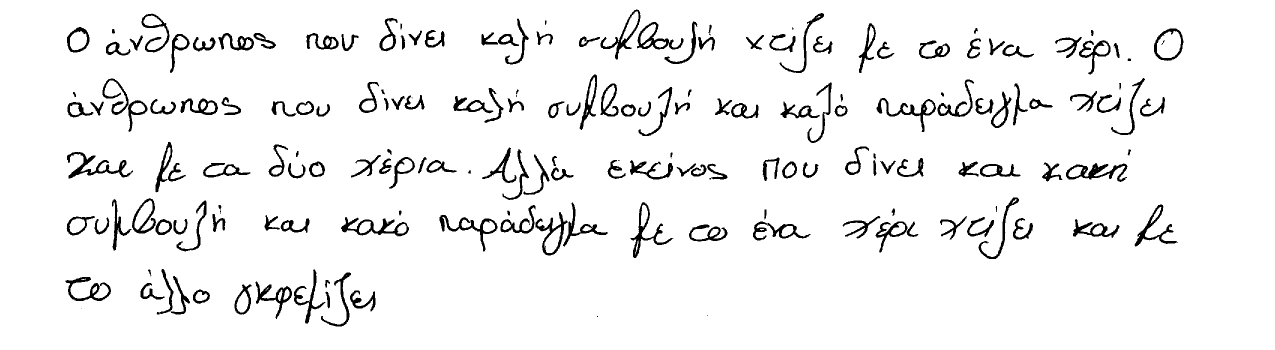
#> input picture icdar2013_benchmarking_dataset/004_4.tif, 2550 x 699 px (shown at 1/2 size); its folder holds only this picture in this run
$ jupyter execute --allow-errors feat_ex.ipynb
#> lines starting #> are read from the running program, lines starting #| are printed output that depends on the picture; after the words box and inside, x2 and y2 are one past the last pixel; in counts of white or black regions, pixels touching at a corner belong together
### Implementation: Writer Identification using GMM-UBM supervectors

[cell 1]
import cv2
import numpy as np
import matplotlib.pyplot as plt
from sklearn import preprocessing
import scipy.spatial.distance as spdistance
import os
from sklearn import mixture
import math
import copy
import gzip
import pickle

[cell 2]
### First step is to extract the features using ROOT_SIFT
class FeatureEx():

    def __init__(self):
        self.sift = cv2.xfeatures2d.SIFT_create()

    def extract(self, img):
        keypoints, img_features = self.sift.detectAndCompute(img, None)
        return keypoints, img_features

    #### For computing ROOT_SIFT feature
    def compute(self, img):
        img = cv2.imread(img, cv2.IMREAD_GRAYSCALE)
        if img is None:
            return "No image"

        kpts, descriptors = self.extract(img)

        ## Hellinger normalization
        descriptors += np.finfo(np.float32).eps
        descriptors /= np.sum(descriptors, axis=1)[:, np.newaxis]
        descriptors = np.sqrt(descriptors)

        return (kpts, descriptors)

#> (a cell that did not finish here is left out)

[cell 4]
def get_feature_matrix(path, max_desc=150000, max_desc_per_file=150):
    'path denotes the path to the image files'
#> called with path = '../icdar2013_benchmarking_dataset/', max_desc = 150000, max_desc_per_file = 150
    fEx = FeatureEx() #creating Feature extraction object

    directory = path

    # features is a matrix of features(row-wise)
    features = np.asarray(())

    for file in os.listdir(directory):
        print (file)
        if file.endswith(".tif"):
            print(os.path.join(directory, file))
            filePath = os.path.join(directory, file)

            kpts, descriptors = fEx.compute(filePath)
#> in compute (call 2), `img = cv2.imread(img, cv2.IMREAD_GRAYSCALE)`: img: shape (699, 2550); 94.6% white; 189 black regions (13 under 20 px), largest, box (x1, y1, x2, y2) and area: (134, 304, 263, 357) 1781, (2132, 326, 2255, 364) 1724, (682, 434, 818, 473) 1707
#> in extract, `keypoints, img_features = self.sift.detectAndCompute(img, None)`: keypoints = 3697 keypoints; strongest (x, y, size): (1420, 357, 2.1), (2259, 119, 4), (2092, 351, 2), (440, 413, 4.3)
#> in compute (call 2), `kpts, descriptors = self.extract(img)`: kpts has the same summary as keypoints in extract
#> kpts has the same summary as keypoints in extract
            if descriptors.shape[0] > max_desc_per_file:
                'select the random max_desc_per_file from the descriptors'
                idx = np.random.randint(descriptors.shape[0], size=max_desc_per_file)
                descriptors = descriptors[idx, :]

            if features.size == 0:
                features = descriptors
            else:
                if features.shape[0] + descriptors.shape[0] <= max_desc:
                    features = np.vstack((features, descriptors))
                else:
                    break
        else:
            continue

    return features

[cell 5]
def compute_gmm_params(features):
    'features is a matrix of features(row-wise) to train gmm model'

    ## using default number of clusters = 100 as is used in paper
    gmm = mixture.GaussianMixture(n_components=100, covariance_type='diag')
    gmm.fit(features)

    return gmm

[cell 6]
# Let max_desc = 150000 for training ubm
# And max_desc_per_file = max_desc/no_of_files = 150000/1000 in this case
features = get_feature_matrix('../icdar2013_benchmarking_dataset/')
gmm = compute_gmm_params(features)

[cell 7]
def adaptMAP(data, gmm, posteriors, relevance = 16, update='wmc'):

    """
    Adapt new data to a given gmm with a specific
    relevance factor.
    Reference: D.A.Reynolds et al. 'Speaker Verification Using Adapted Gaussian
    Mixture Models'
    """

    sum_post = np.sum(posteriors, axis=0) # (N_component x ,)

    nd = len(gmm.weights_) # number of components / gaussians
    fd = data.shape[1] # feature dimension

    data_square = data * data

    def loop(i):
        means_ = posteriors[:,i].reshape(1,-1).dot(data)
        covs_ = posteriors[:,i].reshape(1,-1).dot(data_square)
        return means_, covs_

    means, covs = zip( *map(loop, range(nd)))

    means = np.array(means).reshape(nd, fd)
    covs = np.array(covs).reshape(nd,fd)

    # add some small number
    means += np.finfo(float).eps
    covs += np.finfo(float).eps

    # normalize them
    means /= sum_post.reshape(-1,1) + np.finfo(float).eps
    covs /= sum_post.reshape(-1,1) + np.finfo(float).eps

    # now combine the two estimates using the relevance factor
    # i.e. interpolation controlled by relevance factor
    def combine(i):
        alpha = sum_post[i] / (sum_post[i] + relevance)

        # update priors
        if 'w' in update:
            weights_ = ( (alpha * sum_post[i]) / float(len(data)) ) \
                    + ( (1.0 - alpha) * gmm.weights_[i] )
        else:
            weights_ = copy.deepcopy(gmm.weights_[i])

        # update means
        if 'm' in update:
            means_ = alpha * means[i] \
                    + ( (1.0 -alpha) * gmm.means_[i] )
        else:
            means_ = copy.deepcopy(gmm.means_[i])
        # update covariance matrix
        if 'c' in update:
            covs_ = alpha * covs[i] \
                    + (1.0 - alpha) * (gmm.covariances_[i] + \
                                       gmm.means_[i] * gmm.means_[i])\
                    - (means_ * means_) # careful, this is means_ not means_[i],
                                        # since we are in that specific
                                        # component computation already!
        else:
            covs_ = copy.deepcopy(gmm.covariances_[i])

        return weights_, means_, covs_

    weights, means, covs = zip( *map(combine, range(nd)) )

    weights = np.array(weights)
    means = np.array(means)
    covs = np.array(covs)

    # let weights sum to 1
    if 'w' in update:
        weights /= weights.sum() + np.finfo(float).eps

    # create new mixture
    adapted_gmm = mixture.GaussianMixture(nd)
    # and assign mean, cov, priors to it
    adapted_gmm.weights_ = weights
    adapted_gmm.means_ = means
    adapted_gmm.covariances_ = covs
    # adapted_gmm._set_covariances( covs ) # this variant checks the covariances


    return adapted_gmm

[cell 8]
def supervectorStacking(gmm, update='wmc'):
    """
    form supervector, optionally normalize each component
    """

    enc = []

    if 'm' in update:
        enc_m = gmm.means_
        enc.append(enc_m.reshape(1,-1))

    if 'c' in update:
        enc_c = gmm.covariances_
        enc.append(enc_c.reshape(1,-1))

    if 'w' in update:
        enc_w = gmm.weights_
        enc.append(enc_w.reshape(1,-1))

    enc = np.concatenate(enc, axis=1)

    # Normalize enc
    enc = np.sqrt(enc)
    enc = preprocessing.normalize(enc)

    return enc

[cell 9]
def supervector(gmm, features, posteriors, relevance=16, update='wmc'):
    'Returns stacked supervector for the particular document'
    'features are the feature matrix of that particular document'
    scribe_gmm = adaptMAP(features, gmm, posteriors, relevance, update)

    return supervectorStacking(scribe_gmm, update)

[cell 10]
'''
    For adapting to a document W, calculate it's features
    and then using that features compute posteriors
    and then call supervector function to get the supervector corresponding to document W
'''

fEx = FeatureEx()
filePath = '../icdar2013_benchmarking_dataset/001_1.tif'
#> (the rest of this cell did not finish here and is left out)

[cell 11]
def ubm_adaptation(path, outDir, gmm):
    'path denotes the path to the image files'
    fEx = FeatureEx() # creating Feature extraction object

    directory = path

    # features is a matrix of features(row-wise)

    for file in os.listdir(directory):
        print (file)
        if file.endswith(".tif"):
            print(os.path.join(directory, file))
            fp = os.path.join(directory, file)
            print(fp)
            kpts, data = fEx.compute(fp)

            posteriors = gmm.predict_proba(data)
            enc = supervector(gmm, data, posteriors)
            print(enc)

            #### save the encoding in a folder outDir as pickle file
            fileName, file_ext = os.path.splitext(file)

            if not os.path.exists(outDir):
                os.makedirs(outDir)

            filepath = os.path.join(outDir, fileName + '.pkl.gz')
            print(filepath)
            with gzip.open(filepath, 'wb') as f:
                print(f)
                pickle.dump(enc, f, -1)

        else:
            continue

#> (a cell that did not finish here is left out)


[cell 13]
file = '001_1.tif'
fileName, file_ext = os.path.splitext(file)
print(fileName)
# [8 lines of commented-out code are left out]

[cell 14]
ubm_adaptation('../icdar2013_benchmarking_dataset/', '../outTrainVoc', gmm)
#> call 2 of ubm_adaptation, with path = '../icdar2013_benchmarking_dataset/', outDir = '../outTrainVoc'
#> in ubm_adaptation (call 2), `kpts, data = fEx.compute(fp)`: kpts has the same summary as keypoints in extract
#> in ubm_adaptation (call 2), `posteriors = gmm.predict_proba(data)`:
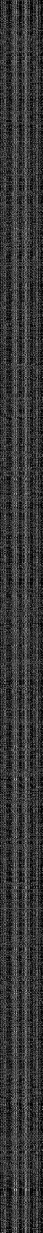
#> data: shape (3697, 128) float32 (shown at 1/3 size); min 5.01e-06, max 0.281, mean 0.0598; drawn with min black and max white
#> in adaptMAP, `sum_post = np.sum(posteriors, axis=0)`: sum_post = 100 values, max 1569.1 at index 64, min 1 at index 0, mean 36.97
#> in adaptMAP, `data_square = data * data`:
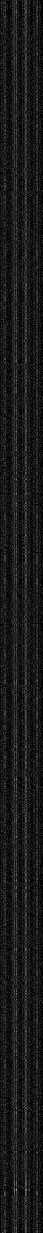
#> data_square: shape (3697, 128) float32 (shown at 1/3 size); min 2.51e-11, max 0.0791, mean 0.00781; drawn with min black and max white
#> in adaptMAP, `means, covs = zip( *map(loop, range(nd)))`: means = 100 items
#> in adaptMAP, `means = np.array(means).reshape(nd, fd)`:
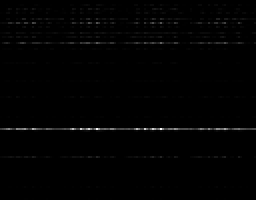
#> means: shape (100, 128) float64 (shown 2 times larger); min 5.03e-06, max 249.7, mean 2.2
#> in adaptMAP, `means /= sum_post.reshape(-1,1) + np.finfo(float).eps`:
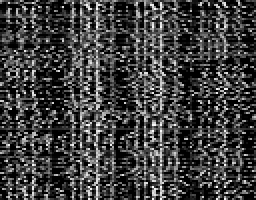
#> means: shape (100, 128) float64 (shown 2 times larger); min 5.03e-06, max 0.248, mean 0.0613; drawn with min black and max white
#> in adaptMAP, `covs /= sum_post.reshape(-1,1) + np.finfo(float).eps`:
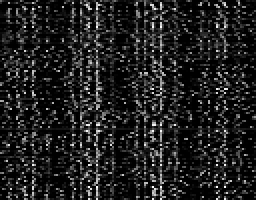
#> covs: shape (100, 128) float64 (shown 2 times larger); min 2.53e-11, max 0.0618, mean 0.00781; drawn with min black and max white
#> in combine, `alpha = sum_post[i] / (sum_post[i] + relevance)`: alpha = 0.0588
#> in combine, `weights_ = ( (alpha * sum_post[i]) / float(len(data)) ) \ + ( (1.0 - a..`: weights_ = 0.00629
#> in combine, `means_ = alpha * means[i] \ + ( (1.0 -alpha) * gmm.means_[i] )`: means_ = 128 values, max 0.168 at index 10, min 5.49e-06 at index 6, mean 0.0721
#> in combine, `covs_ = alpha * covs[i] \ + (1.0 - alpha) * (gmm.covariances_[i] + \ g..`: covs_ = 128 values, max 9.42e-07 at index 102, min 9.4e-07 at index 119, mean 9.41e-07
#> in adaptMAP, `weights, means, covs = zip( *map(combine, range(nd)) )`: weights = 100 values, max 0.42 at index 64, min 0.00599 at index 10, mean 0.0153
#> in adaptMAP, `covs = np.array(covs)`:
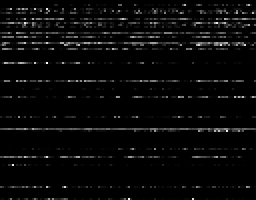
#> covs: shape (100, 128) float64 (shown 2 times larger); min 7.72e-08, max 0.00862, mean 0.000311; drawn with min black and max white
#> in adaptMAP, `weights /= weights.sum() + np.finfo(float).eps`: weights = 100 values, max 0.274 at index 64, min 0.0039 at index 10, mean 0.01
#> in adaptMAP, `adapted_gmm.weights_ = weights`: adapted_gmm.weights_ has the same summary as weights
#> in supervectorStacking, `enc_w = gmm.weights_`: enc_w has the same summary as weights in adaptMAP
#> (printed output is left out)

$ run again, on icdar2013_benchmarking_dataset/015_1.tif
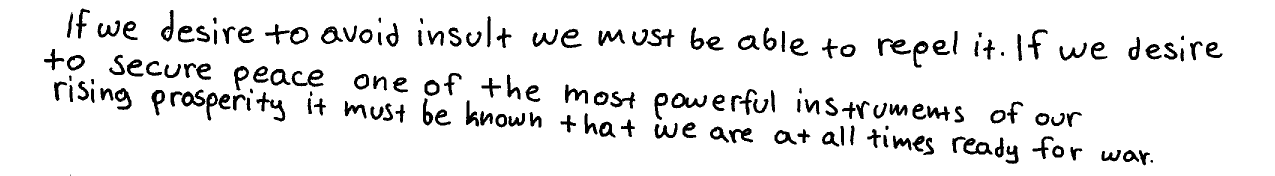
#> input picture icdar2013_benchmarking_dataset/015_1.tif, 2550 x 351 px (shown at 1/2 size)
#> img: shape (351, 2550); 92.3% white; 168 black regions (2 under 20 px), largest, box (x1, y1, x2, y2) and area: (1756, 77, 1822, 112) 946, (1343, 186, 1414, 217) 924, (1926, 276, 1985, 309) 885
#> keypoints = 2014 keypoints; strongest (x, y, size): (2303, 322, 3.4), (1774, 255, 4.9), (2365, 76, 4.9), (503, 182, 4.8)
#> in compute (call 2), `kpts, descriptors = self.extract(img)`: kpts has the same summary as keypoints in extract
#> in get_feature_matrix, `kpts, descriptors = fEx.compute(filePath)`: kpts has the same summary as keypoints in extract
#> in ubm_adaptation (call 2), `kpts, data = fEx.compute(fp)`: kpts has the same summary as keypoints in extract
#> sum_post = 100 values, max 1060 at index 21, min 1 at index 1, mean 20.14
#> in adaptMAP, `data_square = data * data`:
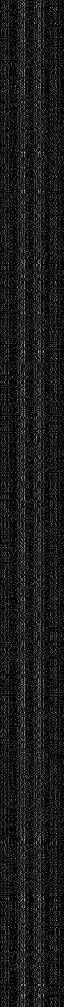
#> data_square: shape (2014, 128) float32 (shown at 1/2 size); min 2.8e-11, max 0.0758, mean 0.00781; drawn with min black and max white
#> in adaptMAP, `means, covs = zip( *map(loop, range(nd)))`: means = 100 items
#> alpha = 0.238
#> weights_ = 0.0158
#> means_ = 128 values, max 0.206 at index 43, min 6.22e-06 at index 0, mean 0.0602
#> covs_ = 128 values, max 0.00651 at index 108, min 7.62e-07 at index 0, mean 0.000611
#> in adaptMAP, `weights, means, covs = zip( *map(combine, range(nd)) )`: weights = 100 values, max 0.519 at index 21, min 0.00604 at index 10, mean 0.0162
#> in adaptMAP, `covs = np.array(covs)`:
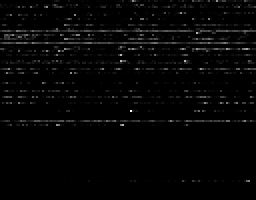
#> covs: shape (100, 128) float64 (shown 2 times larger); min 1.06e-07, max 0.0116, mean 0.000257; drawn with min black and max white
#> in adaptMAP, `weights /= weights.sum() + np.finfo(float).eps`: weights = 100 values, max 0.319 at index 21, min 0.00372 at index 10, mean 0.01
#> adapted_gmm.weights_ has the same summary as weights
#> enc_w has the same summary as weights in adaptMAP
#> (printed output is left out)

$ run again, on icdar2013_benchmarking_dataset/017_2.tif
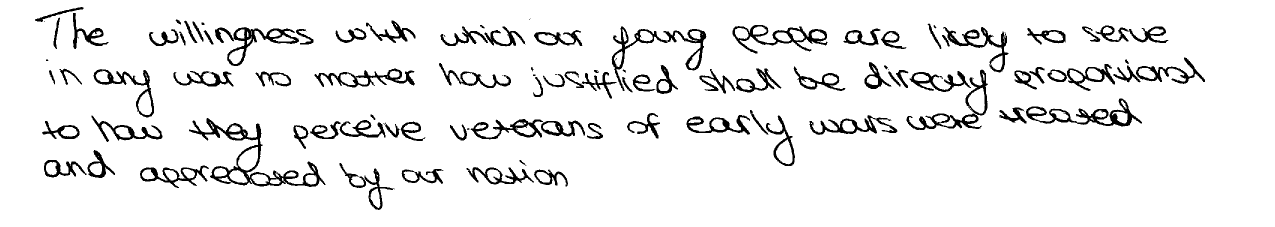
#> input picture icdar2013_benchmarking_dataset/017_2.tif, 2550 x 453 px (shown at 1/2 size)
#> img: shape (453, 2550); 92.9% white; 113 black regions (20 under 20 px), largest, box (x1, y1, x2, y2) and area: (378, 236, 651, 374) 5655, (1223, 53, 1413, 182) 3422, (2052, 197, 2284, 253) 3266
#> keypoints = 3374 keypoints; strongest (x, y, size): (2091, 66, 2.2), (94, 120, 2.6), (1117, 253, 2), (793, 51, 1.8)
#> in compute (call 2), `kpts, descriptors = self.extract(img)`: kpts has the same summary as keypoints in extract
#> in get_feature_matrix, `kpts, descriptors = fEx.compute(filePath)`: kpts has the same summary as keypoints in extract
#> in ubm_adaptation (call 2), `kpts, data = fEx.compute(fp)`: kpts has the same summary as keypoints in extract
#> sum_post = 100 values, max 1323 at index 31, min 1 at index 1, mean 33.74
#> in adaptMAP, `means, covs = zip( *map(loop, range(nd)))`: means = 100 items
#> in adaptMAP, `covs /= sum_post.reshape(-1,1) + np.finfo(float).eps`:
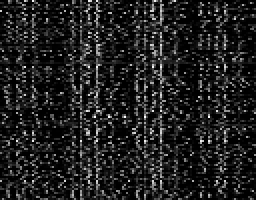
#> covs: shape (100, 128) float64 (shown 2 times larger); min 2.82e-11, max 0.0617, mean 0.00781; drawn with min black and max white
#> alpha = 0.696
#> weights_ = 0.0116
#> means_ = 128 values, max 0.245 at index 16, min 6.78e-06 at index 26, mean 0.0508
#> covs_ = 128 values, max 0.00612 at index 6, min 3.04e-07 at index 26, mean 0.000579
#> in adaptMAP, `weights, means, covs = zip( *map(combine, range(nd)) )`: weights = 100 values, max 0.388 at index 31, min 0.00599 at index 54, mean 0.0152
#> in adaptMAP, `covs = np.array(covs)`:
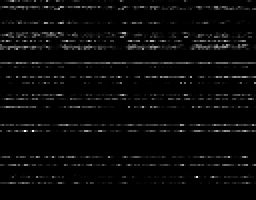
#> covs: shape (100, 128) float64 (shown 2 times larger); min 8.79e-08, max 0.00961, mean 0.00034; drawn with min black and max white
#> in adaptMAP, `weights /= weights.sum() + np.finfo(float).eps`: weights = 100 values, max 0.254 at index 31, min 0.00393 at index 54, mean 0.01
#> adapted_gmm.weights_ has the same summary as weights
#> enc_w has the same summary as weights in adaptMAP
#> (printed output is left out)

$ run again, on icdar2013_benchmarking_dataset/018_4.tif
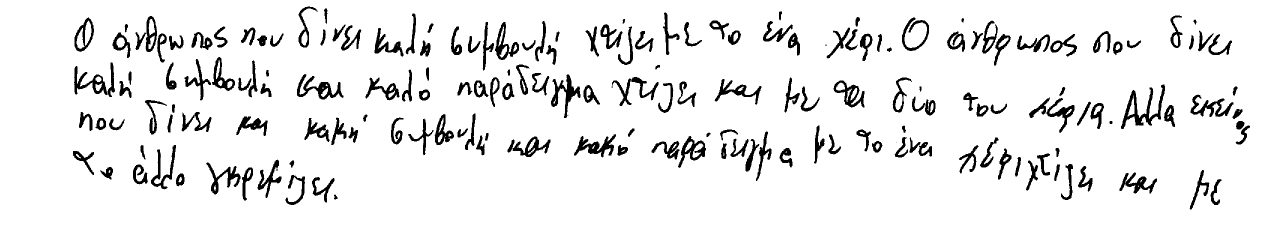
#> input picture icdar2013_benchmarking_dataset/018_4.tif, 2550 x 452 px (shown at 1/2 size)
#> img: shape (452, 2550); 92% white; 185 black regions (3 under 20 px), largest, box (x1, y1, x2, y2) and area: (2242, 169, 2330, 258) 2156, (148, 125, 230, 194) 1699, (594, 148, 687, 199) 1595
#> keypoints = 3084 keypoints; strongest (x, y, size): (2222, 245, 4.1), (2282, 361, 2.1), (899, 270, 3.6), (2336, 235, 2.4)
#> in compute (call 2), `kpts, descriptors = self.extract(img)`: kpts has the same summary as keypoints in extract
#> in get_feature_matrix, `kpts, descriptors = fEx.compute(filePath)`: kpts has the same summary as keypoints in extract
#> in ubm_adaptation (call 2), `kpts, data = fEx.compute(fp)`: kpts has the same summary as keypoints in extract
#> sum_post = 100 values, max 2113.6 at index 2, min 1 at index 1, mean 30.84
#> in adaptMAP, `data_square = data * data`:
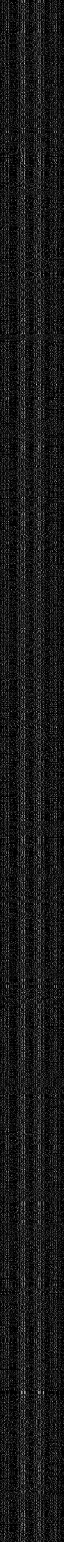
#> data_square: shape (3084, 128) float32 (shown at 1/2 size); min 2.47e-11, max 0.0803, mean 0.00781; drawn with min black and max white
#> in adaptMAP, `means, covs = zip( *map(loop, range(nd)))`: means = 100 items
#> alpha = 0.801
#> weights_ = 0.0233
#> means_ = 128 values, max 0.242 at index 48, min 6.79e-06 at index 1, mean 0.0498
#> covs_ = 128 values, max 0.00542 at index 23, min 1.99e-07 at index 1, mean 0.00059
#> in adaptMAP, `weights, means, covs = zip( *map(combine, range(nd)) )`: weights = 100 values, max 0.68 at index 2, min 0.00629 at index 1, mean 0.0163
#> in adaptMAP, `covs = np.array(covs)`:
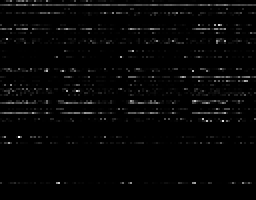
#> covs: shape (100, 128) float64 (shown 2 times larger); min 5.72e-08, max 0.0107, mean 0.00025; drawn with min black and max white
#> in adaptMAP, `weights /= weights.sum() + np.finfo(float).eps`: weights = 100 values, max 0.417 at index 2, min 0.00386 at index 1, mean 0.01
#> adapted_gmm.weights_ has the same summary as weights
#> enc_w has the same summary as weights in adaptMAP
#> (printed output is left out)
